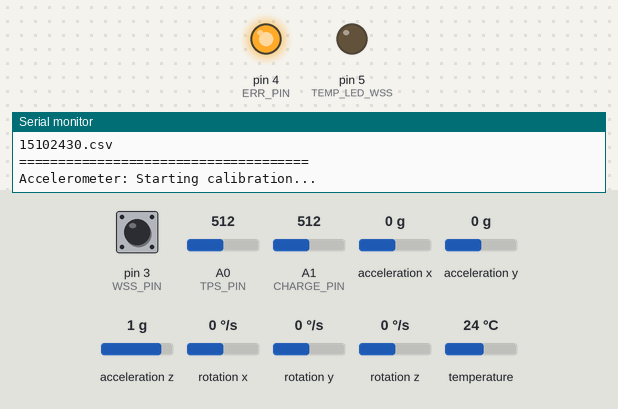
A sketch run on a simulated Arduino Uno, built with avr-gcc and run on an emulated ATmega328P. Shown: output pins drawn as LEDs (lit = HIGH), the last lines printed to the serial monitor. Wiring (inferred from the names in the program): MPU-6050 motion sensor at I2C address 0x69. The test bench sets the inputs (shaded band); at power-on: pin 3 (WSS_PIN) HIGH, A0 (TPS_PIN) = 512, A1 (CHARGE_PIN) = 512, acceleration x 0 g, acceleration y 0 g, acceleration z 1 g, rotation x 0 °/s, rotation y 0 °/s, rotation z 0 °/s, temperature 24 °C. The local clock reads 2024-03-15 10:24:30 at power-on unless the sketch sets it; storage starts empty; pins used as bus, display or sensor lines are not drawn.

Above: at 0.1 s.
At 20.3 s:
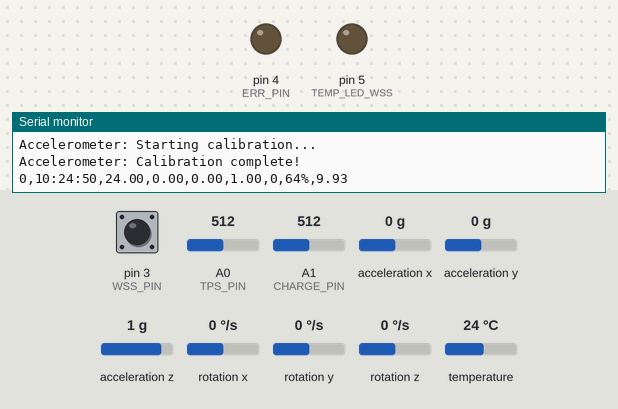
Timing chart, 0 to 21.8 s (numbered marks = the images above):
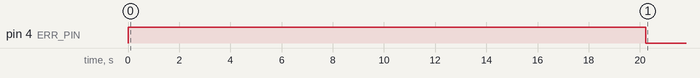

The sketch:

Inz.ino
```cpp
#include <microDS18B20.h>
#include "TinyMPU6050.h"
#include <RTClib.h>
#include <SD.h>
#include <avr/wdt.h>
#define TEM_PIN 2       //pin do komunikacji z czujnikiem temp.
#define WSS_PIN 3       //pin do przerwan z WSS
#define ERR_PIN 4       //pin z dioda sygnalizacji bledu
#define TEMP_LED_WSS 5  //dioda testowa WSS
#define CS_PIN_SD 10    //pin wyboru karty SD dla SPI
#define TPS_PIN A0      //pin do pomiaru polozenia przepustnicy
#define CHARGE_PIN A1   //pin do pomiaru ladowania akumulatora

//DATALOGGER:
RTC_DS1307 rtc;
DateTime now;
File logFile;
String dataRecord = "";
String fileName = "";
unsigned int idx = 0;
bool triggerDataCollect = false;
//WHEEL SPEED SENSOR:
unsigned int RPM = 0;
unsigned long spinStart = micros();
unsigned long spinDuration;
unsigned int resetCounter = 0;
bool led = false;
//CZUJNIK TEMPERATURY:
MicroDS18B20<TEM_PIN> temperatureSensor;
float tempCelsius = 0;
//AKCELEROMETR:
MPU6050 accelerometer(Wire);
float x = 0; float y = 0; float z = 0;      //wartosci sredniej kroczacej
float x1 = 0; float y1 = 0; float z1 = 0;   //odczyty historyczne
float x2 = 0; float y2 = 0; float z2 = 0;
float x3 = 0; float y3 = 0; float z3 = 0;
float x4 = 0; float y4 = 0; float z4 = 0;
float x5 = 0; float y5 = 0; float z5 = 0;
//POMIARY NAPIECIA:
int TPS;
float chargeVoltage;

void wheelSpin() {
    spinDuration = micros() - spinStart;
    //Sprawdzanie, czy szybkosc obrotu kola jest "rozsadna", tj. nie wystapil falszywy impuls
    if (spinDuration > 60000) {
        spinStart = micros();
        RPM = 60000000 / spinDuration;
        resetCounter = 0;
        led = !led;
        if (led)
            digitalWrite(TEMP_LED_WSS, HIGH);
        else
            digitalWrite(TEMP_LED_WSS, LOW);
    }
}

void dateTime (uint16_t* date, uint16_t* time) {
    *date = FAT_DATE(now.year(), now.month(), now.day());
    *time = FAT_TIME(now.hour(), now.minute(), now.second());
}

void signalError(bool yes = true) {
    if (yes) digitalWrite(ERR_PIN, HIGH);
    else digitalWrite(ERR_PIN, LOW);
}

void setup() {
    Serial.begin(9600);
    pinMode(WSS_PIN, INPUT);
    pinMode(ERR_PIN, OUTPUT);
    pinMode(TEMP_LED_WSS, OUTPUT);
    pinMode(CS_PIN_SD, OUTPUT);
    pinMode(TPS_PIN, INPUT);
    pinMode(CHARGE_PIN, INPUT);
    digitalWrite(ERR_PIN, HIGH);
    digitalWrite(TEMP_LED_WSS, LOW);
    digitalWrite(CS_PIN_SD, HIGH);
    attachInterrupt(digitalPinToInterrupt(3), wheelSpin, FALLING);

    //KONFIGURACJA RTC I KARTY SD
    #ifndef ESP8266
        while (!Serial); // wait for serial port to connect. Needed for native USB
    #endif

    if (!rtc.begin()) {
        Serial.println("Couldn't find RTC");
        Serial.flush();
        while (1) delay(10);
    }

    if (!rtc.isrunning()) {
        Serial.println("RTC is NOT running, let's set the time!");
        // When time needs to be set on a new device, or after a power loss, the
        // following line sets the RTC to the date & time this sketch was compiled
        rtc.adjust(DateTime(F(__DATE__), F(__TIME__)));
    }

    Serial.print("Initializing SD card...");

    // see if the card is present and can be initialized:
    if (!SD.begin(CS_PIN_SD)) {
        Serial.println("Card failed, or not present");
        Serial.flush();
        // don't do anything more:
        while (1) delay(10);
    }
    Serial.println("card initialized.");

    //INICJALIZACJA PLIKU CSV
    now = rtc.now();
    SdFile::dateTimeCallback(dateTime);
    fileName += String(now.day());
    fileName += String(now.hour());
    fileName += String(now.minute());
    fileName += String(now.second());
    fileName += ".csv";
    Serial.println(fileName);
    logFile = SD.open(fileName, FILE_WRITE);
    if (logFile) {
        logFile.println("index,time,temperature,accel X,accel Y,accel Z,RPM,TPS,voltage");
        //logFile.close();
    }
    else {
        Serial.println("blad otwierania pliku");
        Serial.flush();
        while (1) delay(10);
    }

    //INICJALIZACJA I KALIBRACJA AKCELEROMETRU
    accelerometer.Initialize();
    Serial.println("=====================================");
    Serial.println("Accelerometer: Starting calibration...");
    accelerometer.Calibrate();
    Serial.println("Accelerometer: Calibration complete!");

    //KONFIGURACJA CZUJNIKA TEMPERATURY:
    temperatureSensor.setResolution(9);

    //KONFIGURACJA PRZERWAN
    cli();                                  //clear interrupt - wylacz wszystkie przerwania
    WDTCSR = (1 << WDCE);                   //Watchdog change enable - umozliwia zmiane prescalera
    WDTCSR = (0 << WDE);                    //Watchdog system reset disable
    WDTCSR = (1 << WDIE);                   //Watchdog interrupt enable
    WDTCSR = (1 << WDP1) | (1 << WDP0);     //prescaler na 0.125s
    //TCCR1A = 0;                             //wyzeruj rejestr generatora PWM na timer1
    TCCR1B = B00000011;                     //prescaler timer1 na 64 (0.262s)
    TIMSK1 |= B00000010;                    //wlacz compare interrupt na rejestrze A timer1 (OCIE1A=1)
    OCR1A = 25000;                          //ustaw wartosc do porownywania dla timer1 (16kHz/64*0.1s = 25000)
    TCNT1 = 0;                              //reset timer1
    TCCR2A = 0;                             //wyzeruj rejestr generatora PWM na timer2
    TCCR2B = B00000111;                     //prescaler timer2 na 1024 (0.016s)
    TIMSK2 |= B00000001;                    //wlacz overflow interrupt na rejestrze A timer1 (TOIE=1)
    TCNT2 = 0;                              //reset timer2
    sei();                                  //set interrupt - wlacz przerwania

    digitalWrite(ERR_PIN, LOW);
}

/*
    G³ówna pêtla programu sprawdza stan triggera wyzwalaj¹cego akwizycjê danych z czujników.
    Je¿eli trigger ma warto æ true, pobierane s¹ odczyty, nastêpnie przeliczane, formatowane do stringa
    i zapisywane na karcie SD. Po przej ciu tej procedury trigger jest ustawiany na false.
    Trigger wyzwalaj¹cy jest aktywowany przez przerwanie z timera co dok³adnie 100ms.
*/
void loop() {
    if (triggerDataCollect) {
        wdt_reset();                        //zresetuj licznik watchdoga
        triggerDataCollect = false;

        if (rtc.isrunning()) {
            now = rtc.now();                            //zapisz godzine
            signalError(false);
        } else
            signalError(true);

        if (temperatureSensor.readTemp()) {
            temperatureSensor.requestTemp();
            tempCelsius = temperatureSensor.getTemp();  //odczytaj temperature
            signalError(false);
        } else
            signalError(true);

        accelerometer.Execute();                        //odczytaj akcelerometr
        //x5 = x4; y5 = y4; z5 = z4;                      //obliczanie sredniej kroczacej
        //x4 = x3; y4 = y3; z4 = z3;
        //x3 = x2; y3 = y2; z3 = z2;
        //x2 = x1; y2 = y1; z2 = z1;
        //x = accelerometer.GetAccX();/*
        //y = accelerometer.GetAccY();
        //z = accelerometer.GetAccZ();*/
        /*x = (x1 + x2 + x3 + x4 + x5) / 5;
        y = (y1 + y2 + y3 + y4 + y5) / 5;
        z = (z1 + z2 + z3 + z4 + z5) / 5;*/
        TPS = (analogRead(TPS_PIN) - 125) / 6.03;       //odczytaj polozenie przepustnicy
        chargeVoltage = analogRead(CHARGE_PIN) / 51.54; //odczytaj ladowanie akumulatora


        //numerowanie linii
        dataRecord = String(idx++);
        dataRecord += ',';
        //zamien timestamp na string
        dataRecord += now.timestamp(DateTime::TIMESTAMP_TIME);
        dataRecord += ',';
        //zamien temperature na string
        dataRecord += String(tempCelsius);
        dataRecord += ',';
        //zapisz przyspieszenie
        dataRecord += String(accelerometer.GetAccX());
        dataRecord += ',';
        dataRecord += String(accelerometer.GetAccY());
        dataRecord += ',';
        dataRecord += String(accelerometer.GetAccZ());
        dataRecord += ',';
        //zapisz obroty kola
        dataRecord += String(RPM);
        dataRecord += ',';
        //zapisz polozenie przepustnicy
        dataRecord += String(TPS);
        dataRecord += "%,";
        //zapisz napiecie ladowania
        dataRecord += String(chargeVoltage);

        //zapisz linie danych
        if (logFile) {                      //sprawdzanie, czy plik jest otwarty
            logFile.println(dataRecord);
            logFile.flush();
            Serial.println(dataRecord);
            signalError(false);
        }
        else {
            Serial.println("blad otwierania pliku");
            signalError(true);              //jezeli wystapi problem z plikiem, zasygnalizuj blad
        }
    }
}

ISR(WDT_vect) {
    digitalWrite(ERR_PIN, HIGH);            //sygnalizacja bledu dioda LED
}

ISR(TIMER1_COMPA_vect) {
    TCNT1 = 0;                              //reset timer1
    triggerDataCollect = true;              //wyzwalanie procedury akwizycji danych
}

ISR(TIMER2_OVF_vect) {
    if (++resetCounter >= 126) RPM = 0;     //po 2 sekundach bezczynnosci wyzeruj RPM
}
```

TinyMPU6050.cpp
```cpp
/*
 *	Register map for the MPU6050 available at: https://www.invensense.com/wp-content/uploads/2015/02/MPU-6000-Register-Map1.pdf
 */
#include "TinyMPU6050.h"

/*
 *	Constructor
 */
MPU6050::MPU6050(TwoWire &w,int i2cAddress) {

	// Setting I²C stuff
	wire = &w;
	if(i2cAddress == MPU6050_ADDRESS_LOW || i2cAddress == MPU6050_ADDRESS_HIGH){
		address = i2cAddress;
	} else{
		address = MPU6050_ADDRESS_LOW;
	}

}

/*
 *	Initialization method
 */

#ifdef ESP8266
void MPU6050::Initialize (int sda, int scl) {

	// Beginning Wire
	wire->begin(sda, scl);
	this->BaseInititalize();
}
#endif

/*
 *	Wrap an angle to the interval [-180, +180]
 *  --> Suggestion by edgar-bonet at https://github.com/gabriel-milan/TinyMPU6050/issues/6
 */
static float wrap(float angle)
{
	while (angle > +180) angle -= 360;
	while (angle < -180) angle += 360;
	return angle;
}

/*
 *	Compute the weighted average of a (with weight wa)
 *	and b (weight wb), treating both a and b as angles.
 *	It is assumed the sum of the weights is 1.
 */
static float angle_average(float wa, float a, float wb, float b)
{
	return wrap(wa * a + wb * (a + wrap(b-a)));
}

void MPU6050::Initialize () {

	// Beginning Wire
	wire->begin();
	this->BaseInititalize();
}

void MPU6050::BaseInititalize () {
	// Setting attributes with default values
	filterAccelCoeff = DEFAULT_ACCEL_COEFF;
	filterGyroCoeff = DEFAULT_GYRO_COEFF;

	// Setting sample rate divider
	this->RegisterWrite(MPU6050_SMPLRT_DIV, 0x00);

	// Setting frame synchronization and the digital low-pass filter
	this->RegisterWrite(MPU6050_CONFIG, 0x00);

	// Setting gyro self-test and full scale range
	this->RegisterWrite(MPU6050_GYRO_CONFIG, 0x08);

	// Setting accelerometer self-test and full scale range
	this->RegisterWrite(MPU6050_ACCEL_CONFIG, 0x00);

	// Waking up MPU6050
	this->RegisterWrite(MPU6050_PWR_MGMT_1, 0x01);

	// Setting angles to zero
	angX = 0;
	angY = 0;
	angZ = 0;

	// Beginning integration timer
	intervalStart = millis();
}

/*
 *	Method that executes all readings and updates all attributes
 */
void MPU6050::Execute () {

	// Updating raw data before processing it
	this->UpdateRawAccel();
	this->UpdateRawGyro();

	// Computing readable accel/gyro data
	accX = (float)(rawAccX) * ACCEL_TRANSFORMATION_NUMBER;
	accY = (float)(rawAccY) * ACCEL_TRANSFORMATION_NUMBER;
	accZ = (float)(rawAccZ) * ACCEL_TRANSFORMATION_NUMBER;
	gyroX = (float)(rawGyroX - gyroXOffset) * GYRO_TRANSFORMATION_NUMBER;
	gyroY = (float)(rawGyroY - gyroYOffset) * GYRO_TRANSFORMATION_NUMBER;
	gyroZ = (float)(rawGyroZ - gyroZOffset) * GYRO_TRANSFORMATION_NUMBER;

	// Computing accel angles
	angAccX = wrap((atan2(accY, sqrt(accZ * accZ + accX * accX))) * RAD_TO_DEG);
	angAccY = wrap((-atan2(accX, sqrt(accZ * accZ + accY * accY))) * RAD_TO_DEG);

	// Computing gyro angles
	dt = (millis() - intervalStart) * 0.001;
	angGyroX = wrap(angGyroX + gyroX * dt);
	angGyroY = wrap(angGyroY + gyroY * dt);
	angGyroZ = wrap(angGyroZ + gyroZ * dt);

	// Computing complementary filter angles
	angX = angle_average(filterAccelCoeff, angAccX, filterGyroCoeff, angX + gyroX * dt);
	angY = angle_average(filterAccelCoeff, angAccY, filterGyroCoeff, angY + gyroY * dt);
	angZ = angGyroZ;

	// Reseting the integration timer
	intervalStart = millis();
}

/*
 *	Raw accel data update method
 */
void MPU6050::UpdateRawAccel () {

	// Beginning transmission for MPU6050
	wire->beginTransmission(address);

	// Accessing accel data registers
	wire->write(MPU6050_ACCEL_XOUT_H);
	wire->endTransmission(false);

	// Requesting accel data
	wire->requestFrom(address, 6, (int) true);

	// Storing raw accel data
	rawAccX = wire->read() << 8;
	rawAccX |= wire->read();

	rawAccY = wire->read() << 8;
	rawAccY |= wire->read();

	rawAccZ = wire->read() << 8;
	rawAccZ |= wire->read();
}

/*
 *	Raw gyro data update method
 */
void MPU6050::UpdateRawGyro () {

	// Beginning transmission for MPU6050
	wire->beginTransmission(address);

	// Accessing gyro data registers
	wire->write(MPU6050_GYRO_XOUT_H);
	wire->endTransmission(false);

	// Requesting gyro data
	wire->requestFrom(address, 6, (int) true);

	// Storing raw gyro data
	rawGyroX = wire->read() << 8;
	rawGyroX |= wire->read();

	rawGyroY = wire->read() << 8;
	rawGyroY |= wire->read();

	rawGyroZ = wire->read() << 8;
	rawGyroZ |= wire->read();
}

/*
 *	Register write method
 */
void MPU6050::RegisterWrite (byte registerAddress, byte data) {

	// Starting transmission for MPU6050
	wire->beginTransmission(address);

	// Accessing register
	wire->write(registerAddress);

	// Writing data
	wire->write(data);

	// Closing transmission
	wire->endTransmission();
}

/*
 *	MPU-6050 calibration method inspired by https://42bots.com/tutorials/arduino-script-for-mpu-6050-auto-calibration/
 */
void MPU6050::Calibrate () {

	for (int i = 0; i < DISCARDED_MEASURES; i++) {
		this->UpdateRawAccel();
		this->UpdateRawGyro();
		delay(2);
	}

	float sumGyroX = 0;
	float sumGyroY = 0;
	float sumGyroZ = 0;

	for (int i = 0; i < CALIBRATION_MEASURES; i++) {
		this->UpdateRawAccel();
		this->UpdateRawGyro();
		sumGyroX += this->GetRawGyroX();
		sumGyroY += this->GetRawGyroY();
		sumGyroZ += this->GetRawGyroZ();
		delay(2);
	}

	sumGyroX  /= CALIBRATION_MEASURES;
	sumGyroY  /= CALIBRATION_MEASURES;
	sumGyroZ  /= CALIBRATION_MEASURES;

	this->SetGyroOffsets(sumGyroX, sumGyroY, sumGyroZ);
}

/*
 *	Set function for gyro offsets
 */
void MPU6050::SetGyroOffsets (float x, float y, float z) {

	// Setting offsets
	gyroXOffset = x;
	gyroYOffset = y;
	gyroZOffset = z;
}

/*
 *	Set function for the acc coefficient on complementary filter
 */
void MPU6050::SetFilterAccCoeff (float coeff) {

	// Setting coefficient
	filterAccelCoeff = coeff;
}

/*
 *	Set function for the gyro coefficient on complementary filter
 */
void MPU6050::SetFilterGyroCoeff (float coeff) {

	// Setting coefficient
	filterGyroCoeff = coeff;
}
```

Source omitted: TinyMPU6050.h (3891 bytes)
